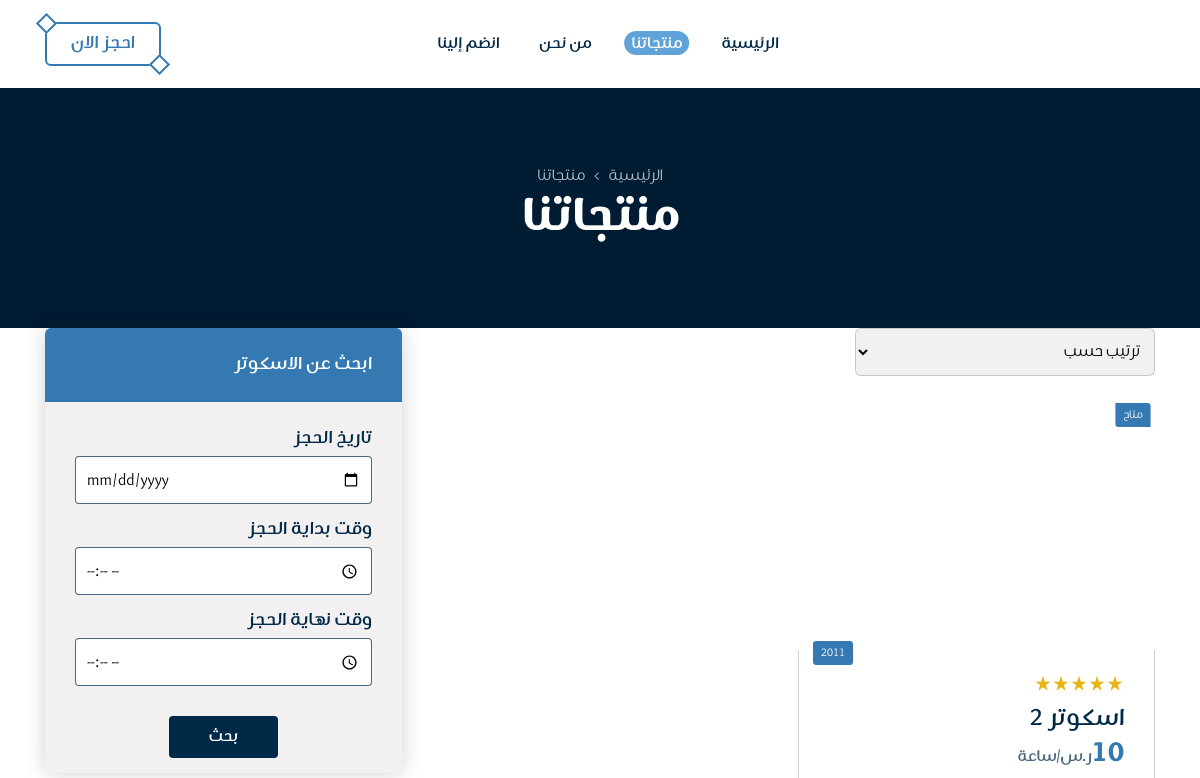
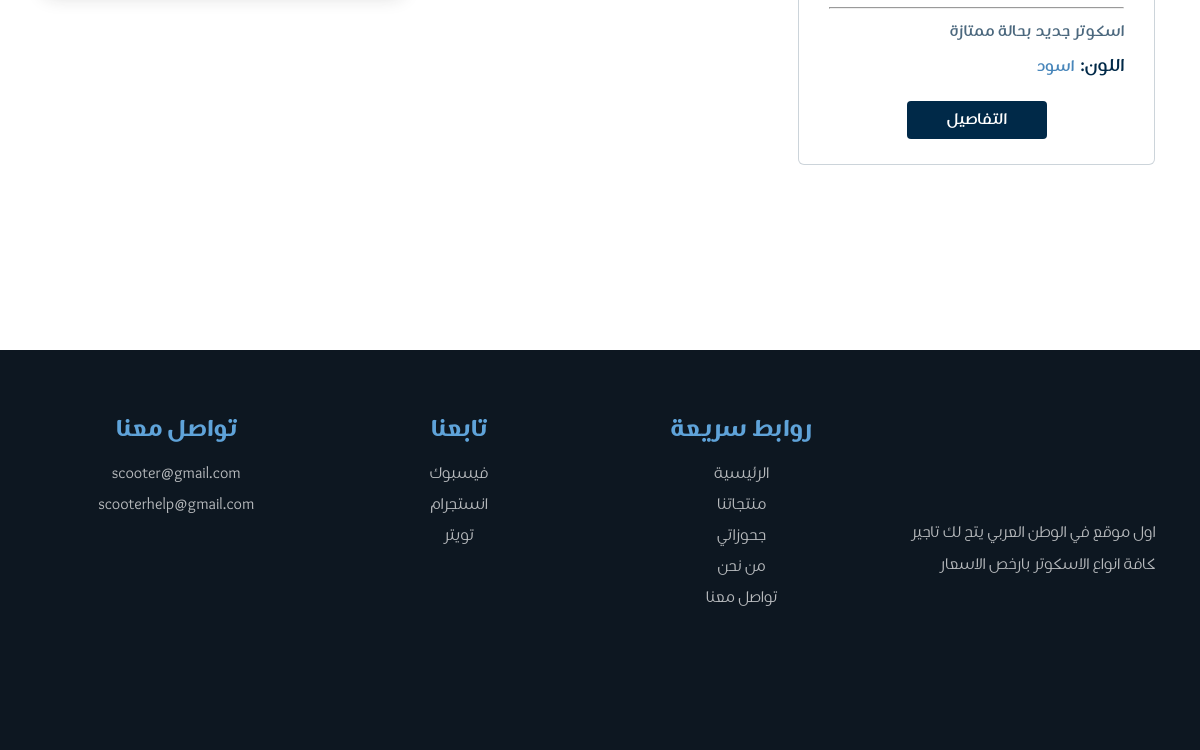
Before: /product.php with the older database file (2 pictures, top to bottom).
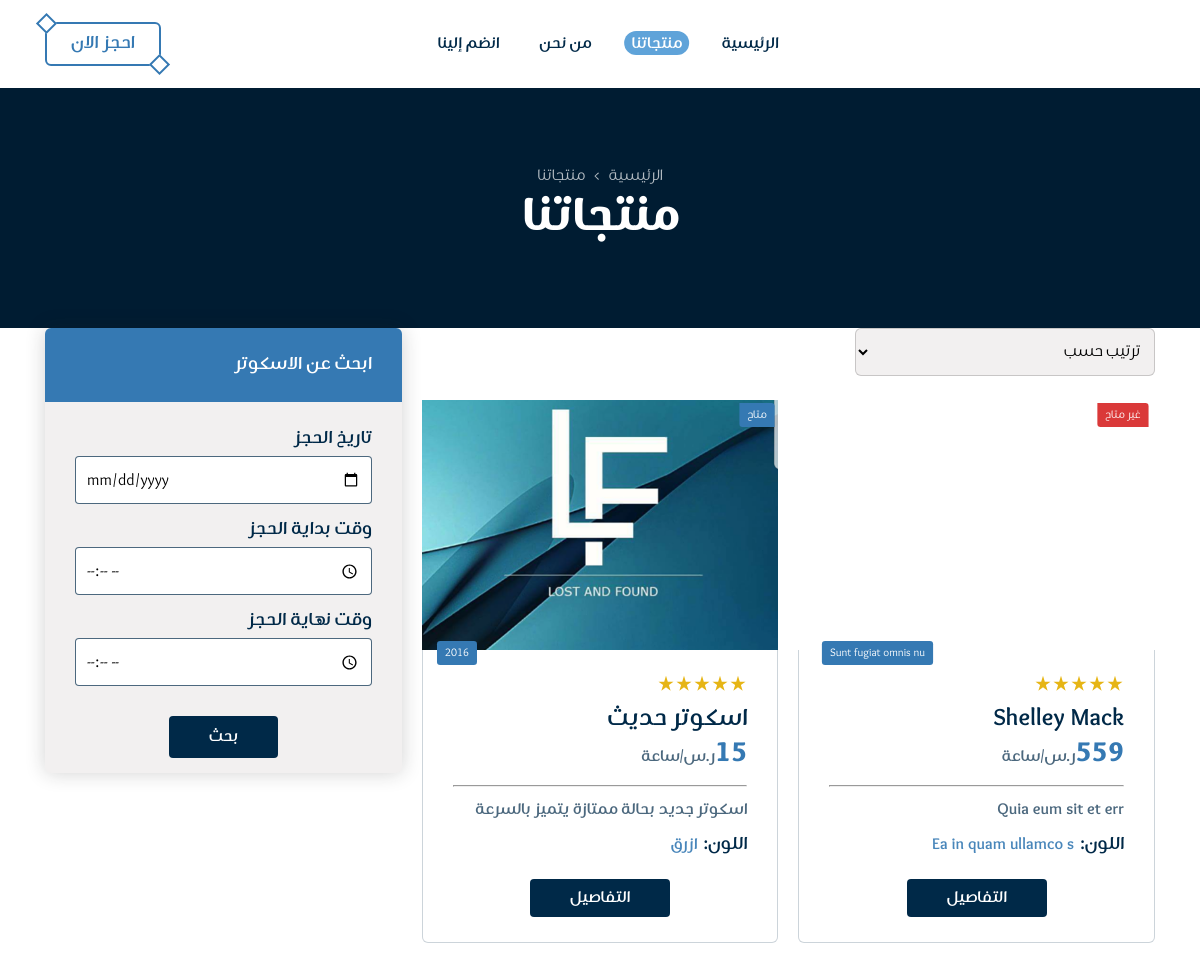
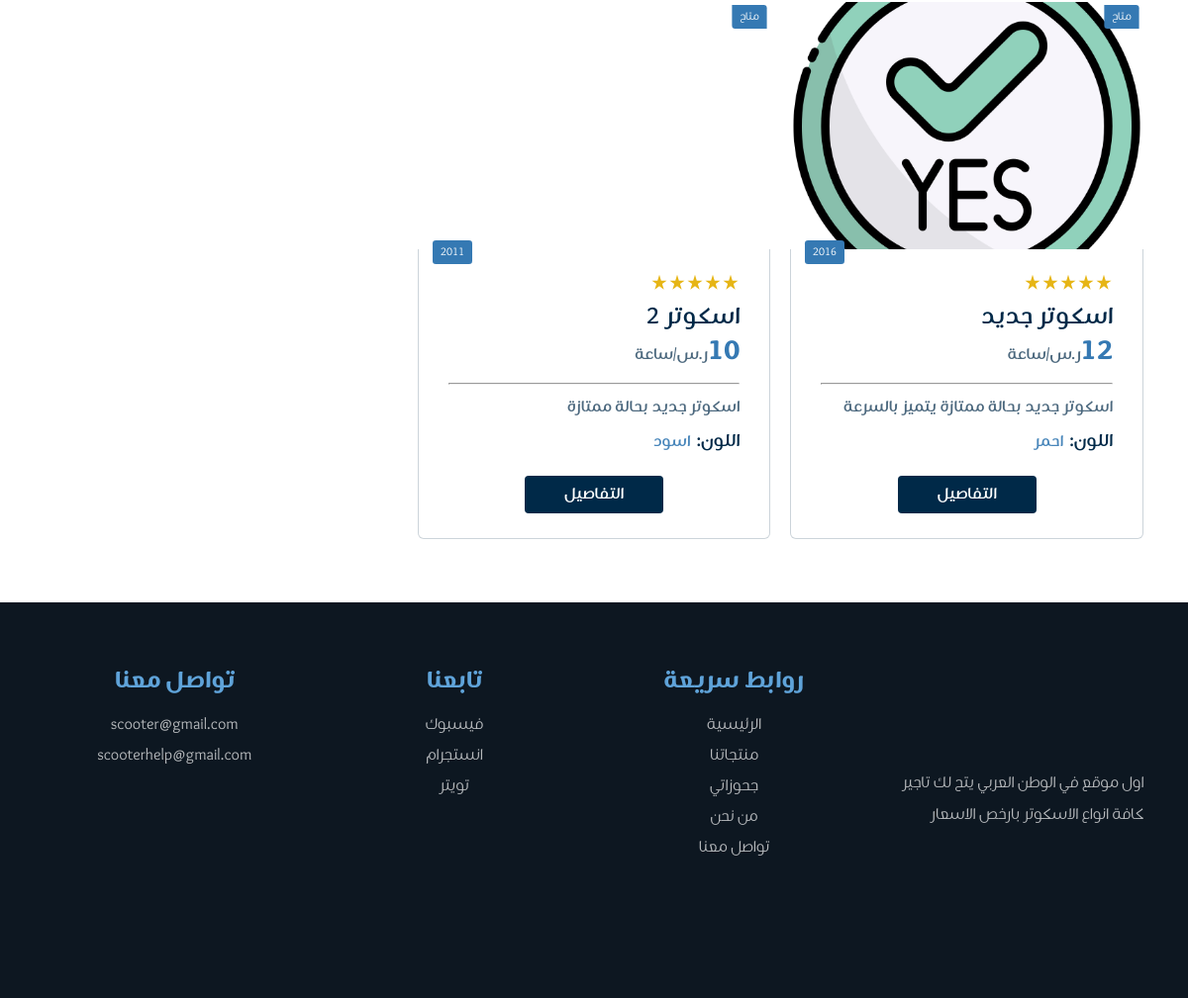
After: the same page with the newer database file (2 pictures, top to bottom).
### tables this page shows
CREATE TABLE `scooter` (
  `scooter_id` int(10) NOT NULL,
  `scooter_name` varchar(255) NOT NULL,
  `scooter_type` varchar(255) NOT NULL,
  `scooter_model` varchar(255) NOT NULL,
  `scooter_color` varchar(250) NOT NULL,
  `scooter_brand` varchar(255) NOT NULL,
  `scooter_image` varchar(255) NOT NULL,
  `price_per_hour` int(10) NOT NULL,
  `description` text NOT NULL,
  `availability` tinyint(1) NOT NULL DEFAULT 1
);

### helper.php (called while the page is built, shortened)
<?php
if (!function_exists('runQuery')) {
    function runQuery($query)
    {
        $servername = "localhost";
        $username = "root";
        $password = "";
        $database = "scooters";
        $conn = new mysqli($servername, $username, $password, $database);
        $conn->set_charset("utf8");
        return $conn->query($query);
    }
}

### product.php (the view, shortened to what the rows shown need)
<?php
require 'helper.php';
if (isset($_GET['from_time'])) {
    $selectAllٍScootersSql = "SELECT * FROM scooter
        WHERE scooter_id NOT IN (
            SELECT scooter_id FROM reservations
            WHERE reservation_date = '{$_GET['reservation_date']}'
            AND from_time <= '{$_GET['to_time']}'
            AND to_time >= '{$_GET['from_time']}'
            AND status NOT IN ('refused', 'ended')
        )";
    if (isset($_GET['sort'])) {
        if ($_GET['sort'] == 'OldestFirst'){
            $selectAllٍScootersSql .=" ORDER BY scooter_id DESC";
        }if ($_GET['sort'] == 'big'){
            $selectAllٍScootersSql .=" ORDER BY price_per_hour DESC";
        }if ($_GET['sort'] == 'small'){
            $selectAllٍScootersSql .=" ORDER BY price_per_hour ASC";
        }
    }
    $selectAllScootersResult = runQuery($selectAllٍScootersSql);
} else {
    $selectAllٍScootersSql = "SELECT * FROM scooter ORDER BY scooter_id  DESC";
    $selectAllScootersResult = runQuery($selectAllٍScootersSql);
}
?>
<!DOCTYPE html>
<html lang="ar">
<head>
    <?php
    include_once 'layout/assets/css.php';
    ?>
</head>
<body>
<main>
    <section class="breadcrumb d-flex items-center justify-center relative overflow-hidden">
        <div class="container ">
            <h1 class="title capitalize  text-center fs-r-48 fw-900  relative"> منتجاتنا </h1>
        </div>
    </section>
    <section class="proPageSection">
        <div class="container">
            <div class="row items-start gap-row-1 ">
                <div class="col-8-lg col-7-md col-12-sm">
                    <div class="row gap-row-1">
                        <?php
                        if ($selectAllScootersResult->num_rows > 0) {
                            while ($row = $selectAllScootersResult->fetch_assoc()) {
                                ?>
                                <div class="col-6-lg col-6-md col-12-sm">
                                    <div class="card round-6 mb-10">
                                        <div class="imgContainer relative"><img
                                                    src="<?php echo $row['scooter_image'] ?>"
                                                    alt="card image scooter " class="img-cover" width="933" height="622"
                                                    loading="lazy" decoding="async">
                                            <p class="model fs-14 px-5 py-3 round-4"> <?php echo $row['scooter_model'] ?>   </p>
                                            <p class="status fs-14 px-5 py-3 round-4  <?php echo $row['availability'] ? 'available' : 'notAvailable' ?>"> <?php echo $row['availability'] ? 'متاح' : 'غير متاح' ?> </p>
                                        </div>
                                        <div class="cardBody round-6">
                                            <div class="rate d-flex items-center py-5">
                                                <svg width="1em" height="1em"
                                                     viewBox="0 0 24 24" data-icon="rate">
                                                    <symbol id="ai:local:rate">
                                                        <path fill="currentColor"
                                                              d="m5.825 21 2.325-7.6L2 9h7.6L12 1l2.4 8H22l-6.15 4.4 2.325 7.6L12 16.3z"/>
                                                    </symbol>
                                                    <use xlink:href="#ai:local:rate"></use>
                                                </svg>
                                                <svg width="1em" height="1em" viewBox="0 0 24 24" data-icon="rate">
                                                    <use xlink:href="#ai:local:rate"></use>
                                                </svg>
                                                <svg width="1em" height="1em" viewBox="0 0 24 24" data-icon="rate">
                                                    <use xlink:href="#ai:local:rate"></use>
                                                </svg>
                                                <svg width="1em" height="1em" viewBox="0 0 24 24" data-icon="rate">
                                                    <use xlink:href="#ai:local:rate"></use>
                                                </svg>
                                                <svg width="1em" height="1em" viewBox="0 0 24 24" data-icon="rate">
                                                    <use xlink:href="#ai:local:rate"></use>
                                                </svg>
                                            </div>
                                            <h3 class="fs-24 fw-700"><?php echo $row['scooter_name'] ?></h3>
                                            <p class="fs-28 fw-900 price"> <?php echo $row['price_per_hour'] ?><span
                                                        class="fs-16 fw-700">ر.س</span><span
                                                        class="fs-16 fw-700">/ساعة</span></p>
                                            <hr class="my-6">
                                            <p class="des fw-700 line-norma"><?php echo $row['description'] ?></p>
                                            <ul class="d-flex items-center my-6">
                                                <li class="color fw-700 fs-18">اللون:</li>
                                                <li class="isColor fw-700"><?php echo $row['scooter_color'] ?></li>
                                            </ul>
                                            <div class="card-btn py-5 d-flex items-center justify-center">
                                                <button class="btn btn-base round-4" type="button"
                                                        aria-label="احجز الان"><a
                                                            href="productDetails.php?id=<?php echo $row['scooter_id'] ?>"
                                                            class="fs-16 fw-700 px-14 py-4">
                                                        التفاصيل
                                                    </a></button>
                                            </div>
                                        </div>
                                    </div>
                                </div>
                                <?php
                            }
                        }
                        ?>
                    </div>
                </div>
            </div>
        </div>
    </section>
</main>
</body>
</html>

Changed rows visible on the page:
added scooter: scooter_image (picture), scooter_model "Sunt fugiat omnis nu", availability "غير متاح", scooter_name "Shelley Mack", price_per_hour "559", description "Quia eum sit et err", scooter_color "Ea in quam ullamco s"
added scooter: scooter_image (picture), scooter_model "2016", availability "متاح", scooter_name "اسكوتر حديث", price_per_hour "15", description "اسكوتر جديد بحالة ممتازة يتميز بالسرعة", scooter_color "ازرق"
added scooter: scooter_image (picture), scooter_model "2016", availability "متاح", scooter_name "اسكوتر جديد", price_per_hour "12", description "اسكوتر جديد بحالة ممتازة يتميز بالسرعة", scooter_color "احمر"
